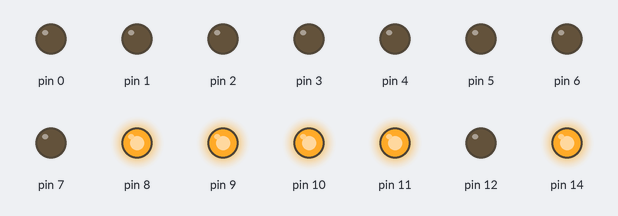
Recording of a sketch running on a simulated Arduino Uno, built with avr-gcc and run on an emulated ATmega328P. Shown: output pins drawn as LEDs (lit = HIGH).

Above: at 0.1 s.
At 4.1 s:
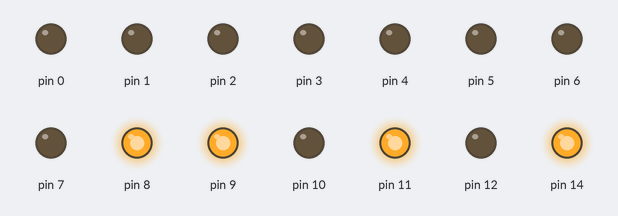
At 9.1 s:
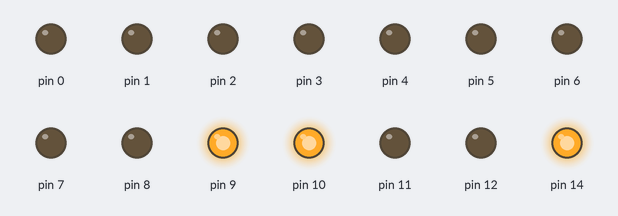
At 19.1 s:
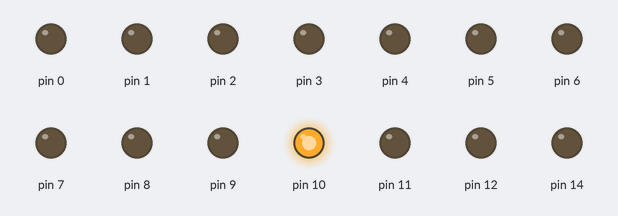
At 29.1 s:
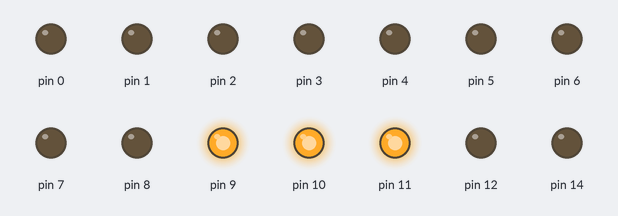
At 39.1 s:
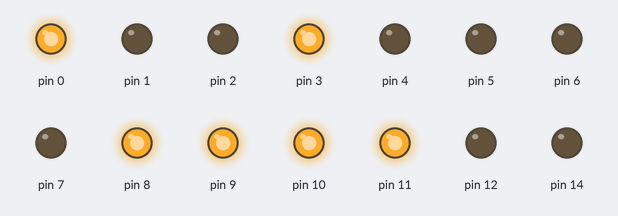
Timing chart, 0 to 40.0 s (numbered marks = the images above):
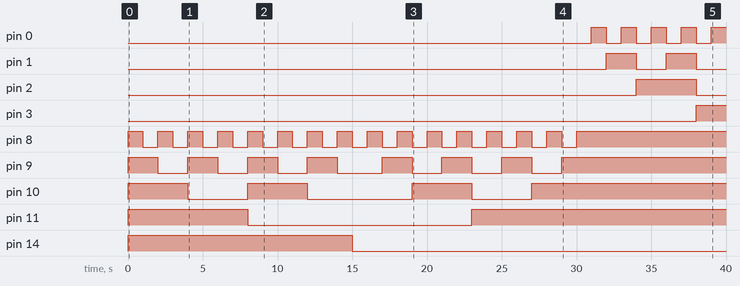

Measured:
- by itself, pin 0: LOW → HIGH at 31.0 s, → LOW 1.0 s later, → HIGH 1.0 s later, → LOW 1.0 s later, … (9 changes in this stretch)
- by itself, pin 1: LOW → HIGH at 32.0 s, → LOW 2.0 s later, → HIGH 2.0 s later, → LOW 2.0 s later, … (4 changes in this stretch)
- by itself, pin 2: LOW → HIGH at 34.0 s, → LOW 4.0 s later
- by itself, pin 3: LOW → HIGH at 38.0 s
- by itself, pin 8: alternates HIGH for 1.0 s and LOW for 1.0 s, 31 changes in all, then stays HIGH
- by itself, pin 9: goes 3 × (HIGH 2.0 s, LOW 2.0 s), HIGH 2.0 s, LOW 3.0 s, 3 × (HIGH 2.0 s, LOW 2.0 s), then HIGH
- by itself, pin 10: goes HIGH 4.0 s, LOW 4.0 s, HIGH 4.0 s, LOW 7.0 s, HIGH 4.0 s, LOW 4.0 s, then HIGH
- by itself, pin 11: LOW → HIGH at 0.00 s, → LOW 8.0 s later, → HIGH 15.0 s later

The sketch:

testing_inputs.ino
```cpp
#include<avr/io.h>
#include<util/delay.h>

int main(void) {
  DDRB = 0xFF;
  DDRD = 0xFF;
  DDRC = 0xFF;
  while(1) {
    for(int i=15; i>0; i--) {
      PORTD = 0;
      PORTC = 1;
      PORTB = i;
      _delay_ms(1000);
    }
    for(int i=0; i<15; i++) {
      PORTD = 0;
      PORTC = 0;
      PORTB = i;
      _delay_ms(1000);
    }
    for(int i=0; i<=15; i++) {
      PORTD = i;
      PORTC = 0;
      PORTB = 15;
      _delay_ms(1000);
    }
  }
  return 0;
}
```
